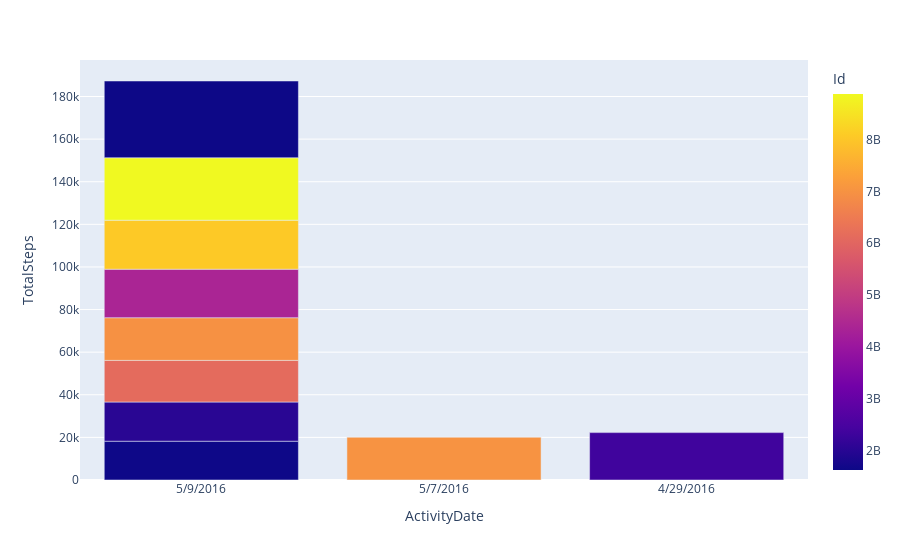

Notebook code cell kept with this figure:
### Code cell
plt.figure(figsize=(15,4))
px.bar(df_maxstep, x="ActivityDate", y="TotalSteps", color="Id")

### Figure 1 — Plotly figure (JSON) as saved in the notebook; plotly's stock layout.template omitted (floating-point values rounded to 4 significant figures)
{"data": [{"alignmentgroup": "True", "hovertemplate": "ActivityDate=%{x}<br>TotalSteps=%{y}<br>Id=%{marker.color}<extra></extra>", "legendgroup": "", "marker": {"color": [1644430081, 2022484408, 6117666160, 6962181067, 7007744171, 2347167796, 4388161847, 8053475328, 8877689391, 1624580081], "coloraxis": "coloraxis", "pattern": {"shape": ""}}, "name": "", "offsetgroup": "", "orientation": "v", "showlegend": false, "textposition": "auto", "type": "bar", "x": ["5/9/2016", "5/9/2016", "5/9/2016", "5/9/2016", "5/7/2016", "4/29/2016", "5/9/2016", "5/9/2016", "5/9/2016", "5/9/2016"], "xaxis": "x", "y": [18213, 18387, 19542, 20031, 20067, 22244, 22770, 22988, 29326, 36019], "yaxis": "y"}], "layout": {"barmode": "relative", "coloraxis": {"colorbar": {"title": {"text": "Id"}}, "colorscale": [[0, "#0d0887"], [0.1111, "#46039f"], [0.2222, "#7201a8"], [0.3333, "#9c179e"], [0.4444, "#bd3786"], [0.5556, "#d8576b"], [0.6667, "#ed7953"], [0.7778, "#fb9f3a"], [0.8889, "#fdca26"], [1, "#f0f921"]]}, "legend": {"tracegroupgap": 0}, "margin": {"t": 60}, "xaxis": {"anchor": "y", "domain": [0, 1], "title": {"text": "ActivityDate"}}, "yaxis": {"anchor": "x", "domain": [0, 1], "title": {"text": "TotalSteps"}}}}
